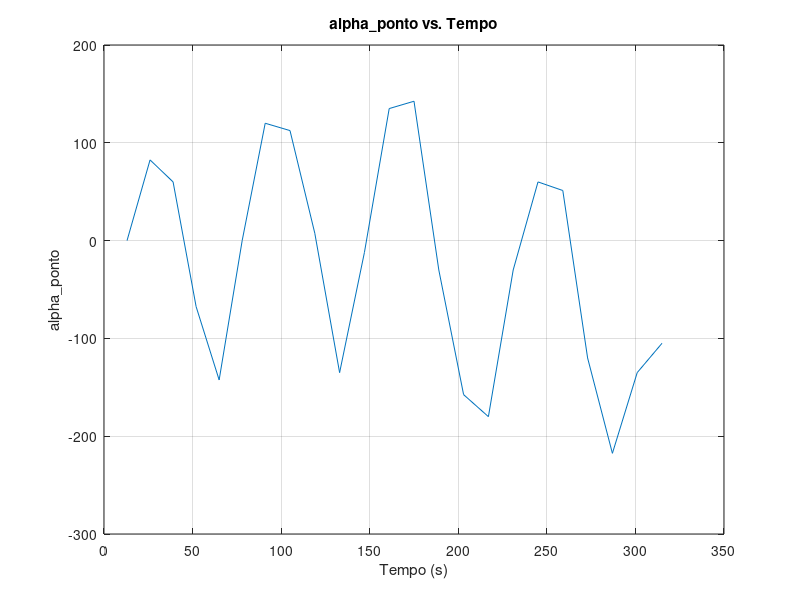
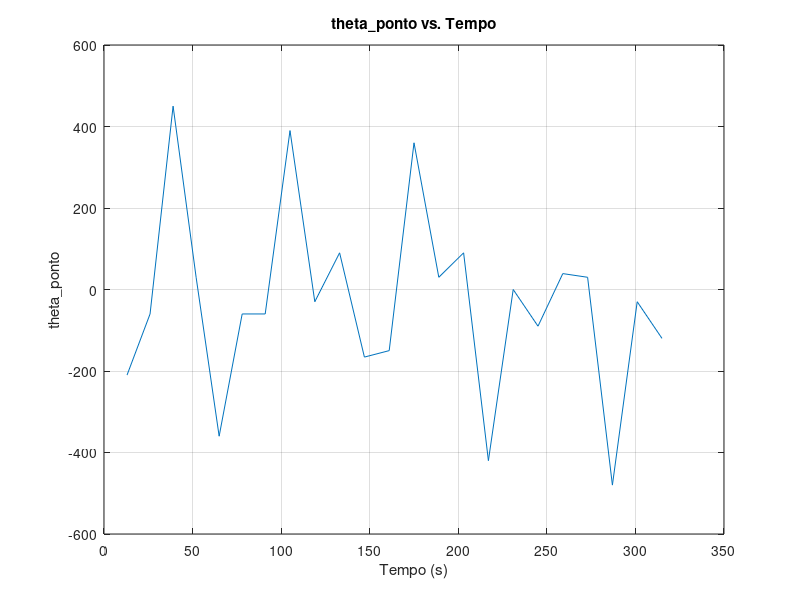
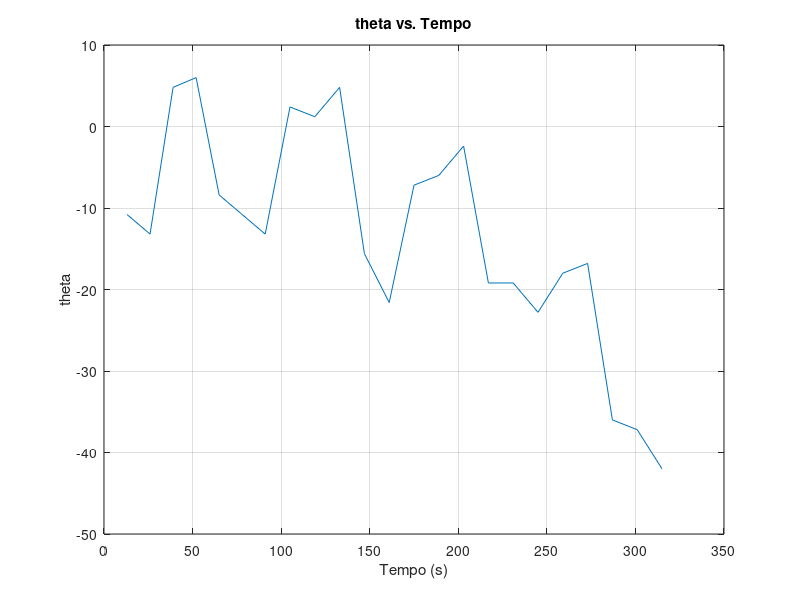
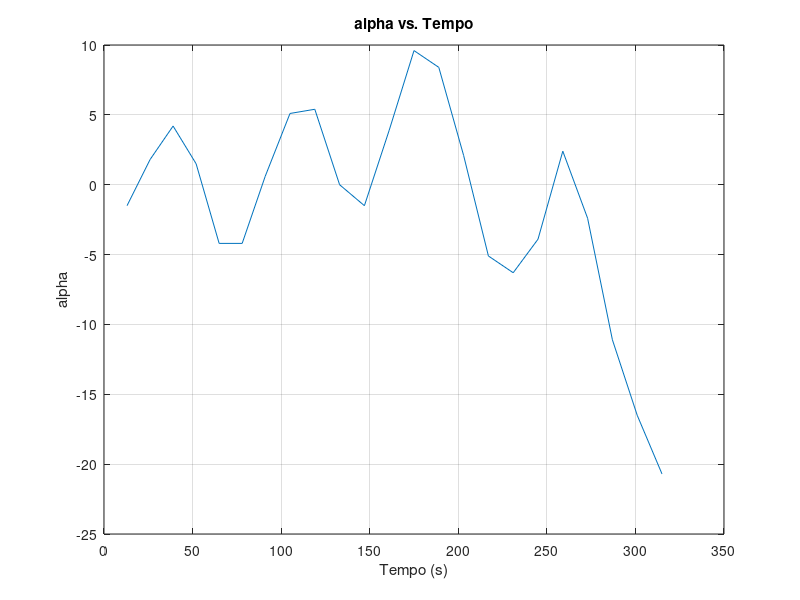

Here is the MATLAB script that generated these plots, in order:
% Dados fornecidos
data = [
    13.00,-1.50,0.00,-10.80,-210.00,3.00,75.00,
13.00,1.80,82.50,-13.20,-60.00,-15.37,-200.00,
13.00,4.20,60.00,4.80,450.00,-16.95,-200.00,
13.00,1.50,-67.50,6.00,30.00,6.64,125.00,
13.00,-4.20,-142.50,-8.40,-360.00,28.73,200.00,
13.00,-4.20,0.00,-10.80,-60.00,8.39,150.00,
13.00,0.60,120.00,-13.20,-60.00,-18.33,-200.00,
14.00,5.10,112.50,2.40,390.00,-26.24,-200.00,
14.00,5.40,7.50,1.20,-30.00,-11.85,-187.00,
14.00,0.00,-135.00,4.80,90.00,19.27,200.00,
14.00,-1.50,-12.20,-15.60,-165.85,4.74,100.00,
14.00,3.90,135.00,-21.60,-150.00,-27.06,-200.00,
14.00,9.60,142.50,-7.20,360.00,-39.51,-200.00,
14.00,8.40,-30.00,-6.00,30.00,-12.49,-200.00,
14.00,2.10,-157.50,-2.40,90.00,18.29,200.00,
14.00,-5.10,-180.00,-19.20,-420.00,35.88,200.00,
14.00,-6.30,-30.00,-19.20,0.00,16.86,200.00,
14.00,-3.90,60.00,-22.80,-90.00,-0.78,-51.00,
14.00,2.40,51.22,-18.00,39.02,-12.10,-200.00,
14.00,-2.40,-120.00,-16.80,30.00,21.92,200.00,
14.00,-11.10,-217.50,-36.00,-480.00,53.21,200.00,
14.00,-16.50,-135.00,-37.20,-30.00,52.22,200.00,
14.00,-20.70,-105.00,-42.00,-120.00,56.32,200.00,
];

% Calcula o tempo acumulado
time = cumsum(data(:, 1));

% Extrai alpha, alpha_ponto, theta, theta_ponto
alpha = data(:, 2);
alpha_ponto = data(:, 3);
theta = data(:, 4);
theta_ponto = data(:, 5);
sinal_controle = data(:, 6);
pwm = data(:, 7);

% Saturar o sinal de controle
sinal_controle(sinal_controle > 12) = 12;
sinal_controle(sinal_controle < -12) = -12;

% Plota alpha_ponto em função do tempo
figure;
plot(time, alpha_ponto);
xlabel('Tempo (s)');
ylabel('alpha\_ponto');
title('alpha\_ponto vs. Tempo');
grid on;

% Plota theta_ponto em função do tempo
figure;
plot(time, theta_ponto);
xlabel('Tempo (s)');
ylabel('theta\_ponto');
title('theta\_ponto vs. Tempo');
grid on;

% Plota theta em função do tempo
figure;
plot(time, theta);
xlabel('Tempo (s)');
ylabel('theta');
title('theta vs. Tempo');
grid on;

% Plota alpha em função do tempo
figure;
plot(time, alpha);
xlabel('Tempo (s)');
ylabel('alpha');
title('alpha vs. Tempo');
grid on;

% Plota alpha e alpha_ponto em função do tempo
figure;
plot(time, alpha, 'b', time, alpha_ponto, 'r');
xlabel('Tempo (s)');
ylabel('alpha e alpha\_ponto');
title('alpha e alpha\_ponto vs. Tempo');
legend('alpha', 'alpha\_ponto');
grid on;

% Plota sinal de controle em função do tempo
figure;
plot(time, sinal_controle);
xlabel('Tempo (s)');
ylabel('sinal de controle');
title('sinal de controle vs. Tempo');
grid on;

% Plota pwm em função do tempo
figure;
plot(time, pwm);
xlabel('Tempo (s)');
ylabel('pwm');
title('pwm vs. Tempo');
grid on;